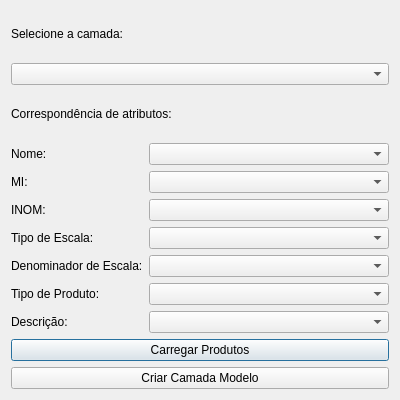
<?xml version="1.0" encoding="UTF-8"?>
<ui version="4.0">
 <class>LoadProductsDialog</class>
 <widget class="QDialog" name="LoadProductsDialog">
  <property name="geometry">
   <rect>
    <x>0</x>
    <y>0</y>
    <width>400</width>
    <height>400</height>
   </rect>
  </property>
  <property name="windowTitle">
   <string>Carregar Produtos</string>
  </property>
  <layout class="QVBoxLayout" name="verticalLayout">
   <item>
    <widget class="QLabel" name="layerLabel">
     <property name="text">
      <string>Selecione a camada:</string>
     </property>
    </widget>
   </item>
   <item>
    <widget class="QComboBox" name="layerComboBox"/>
   </item>
   <item>
    <widget class="QLabel" name="attributeLabel">
     <property name="text">
      <string>Correspondência de atributos:</string>
     </property>
    </widget>
   </item>
   <item>
    <layout class="QFormLayout" name="formLayout">
     <item row="0" column="0">
      <widget class="QLabel" name="nomeLabel">
       <property name="text">
        <string>Nome:</string>
       </property>
      </widget>
     </item>
     <item row="0" column="1">
      <widget class="QComboBox" name="nomeComboBox"/>
     </item>
     <item row="1" column="0">
      <widget class="QLabel" name="miLabel">
       <property name="text">
        <string>MI:</string>
       </property>
      </widget>
     </item>
     <item row="1" column="1">
      <widget class="QComboBox" name="miComboBox"/>
     </item>
     <item row="2" column="0">
      <widget class="QLabel" name="inomLabel">
       <property name="text">
        <string>INOM:</string>
       </property>
      </widget>
     </item>
     <item row="2" column="1">
      <widget class="QComboBox" name="inomComboBox"/>
     </item>
     <item row="3" column="0">
      <widget class="QLabel" name="tipoEscalaLabel">
       <property name="text">
        <string>Tipo de Escala:</string>
       </property>
      </widget>
     </item>
     <item row="3" column="1">
      <widget class="QComboBox" name="tipoEscalaComboBox"/>
     </item>
     <item row="4" column="0">
      <widget class="QLabel" name="denominadorEscalaLabel">
       <property name="text">
        <string>Denominador de Escala:</string>
       </property>
      </widget>
     </item>
     <item row="4" column="1">
      <widget class="QComboBox" name="denominadorEscalaComboBox"/>
     </item>
     <item row="5" column="0">
      <widget class="QLabel" name="tipoProdutoLabel">
       <property name="text">
        <string>Tipo de Produto:</string>
       </property>
      </widget>
     </item>
     <item row="5" column="1">
      <widget class="QComboBox" name="tipoProdutoComboBox"/>
     </item>
     <item row="6" column="0">
      <widget class="QLabel" name="descricaoLabel">
       <property name="text">
        <string>Descrição:</string>
       </property>
      </widget>
     </item>
     <item row="6" column="1">
      <widget class="QComboBox" name="descricaoComboBox"/>
     </item>
    </layout>
   </item>
   <item>
    <widget class="QPushButton" name="loadButton">
     <property name="text">
      <string>Carregar Produtos</string>
     </property>
    </widget>
   </item>
   <item>
    <widget class="QPushButton" name="createModelLayerButton">
     <property name="text">
      <string>Criar Camada Modelo</string>
     </property>
    </widget>
   </item>
  </layout>
 </widget>
 <resources/>
 <connections/>
</ui>
